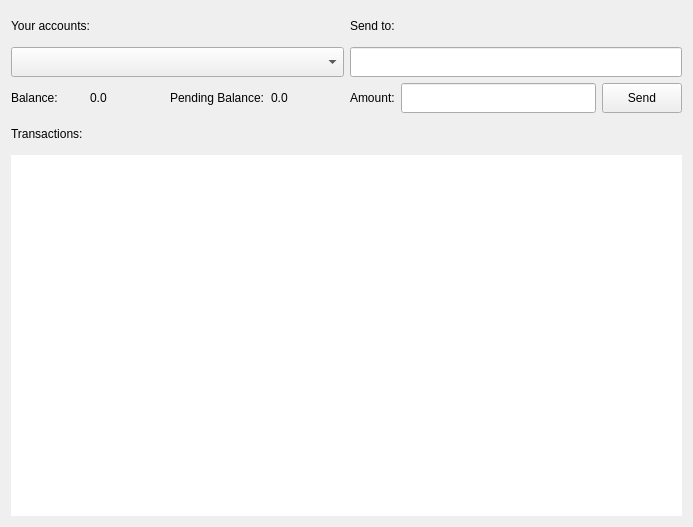
<?xml version="1.0" encoding="UTF-8"?>
<ui version="4.0">
 <class>MainWindow</class>
 <widget class="QWidget" name="MainWindow">
  <property name="geometry">
   <rect>
    <x>0</x>
    <y>0</y>
    <width>693</width>
    <height>527</height>
   </rect>
  </property>
  <property name="windowTitle">
   <string>Form</string>
  </property>
  <layout class="QGridLayout" name="gridLayout">
   <item row="0" column="0">
    <layout class="QHBoxLayout" name="horizontalLayout_3">
     <property name="sizeConstraint">
      <enum>QLayout::SetMaximumSize</enum>
     </property>
     <item>
      <layout class="QVBoxLayout" name="verticalLayout_3">
       <item>
        <widget class="QLabel" name="accountLabel">
         <property name="minimumSize">
          <size>
           <width>0</width>
           <height>30</height>
          </size>
         </property>
         <property name="maximumSize">
          <size>
           <width>16777215</width>
           <height>30</height>
          </size>
         </property>
         <property name="text">
          <string>Your accounts:</string>
         </property>
        </widget>
       </item>
       <item>
        <widget class="QComboBox" name="accountsListComboBox">
         <property name="sizePolicy">
          <sizepolicy hsizetype="Expanding" vsizetype="Fixed">
           <horstretch>0</horstretch>
           <verstretch>0</verstretch>
          </sizepolicy>
         </property>
         <property name="minimumSize">
          <size>
           <width>0</width>
           <height>30</height>
          </size>
         </property>
         <property name="maximumSize">
          <size>
           <width>16777215</width>
           <height>30</height>
          </size>
         </property>
        </widget>
       </item>
       <item>
        <layout class="QHBoxLayout" name="horizontalLayout_4">
         <item>
          <widget class="QLabel" name="balanceLabel">
           <property name="minimumSize">
            <size>
             <width>0</width>
             <height>30</height>
            </size>
           </property>
           <property name="text">
            <string>Balance:</string>
           </property>
          </widget>
         </item>
         <item>
          <widget class="QLabel" name="balanceSumLabel">
           <property name="minimumSize">
            <size>
             <width>0</width>
             <height>30</height>
            </size>
           </property>
           <property name="text">
            <string>0.0</string>
           </property>
          </widget>
         </item>
         <item>
          <widget class="QLabel" name="pendingBalanceLabel">
           <property name="minimumSize">
            <size>
             <width>0</width>
             <height>30</height>
            </size>
           </property>
           <property name="text">
            <string>Pending Balance:</string>
           </property>
          </widget>
         </item>
         <item>
          <widget class="QLabel" name="pendingBalanceSumLabel">
           <property name="minimumSize">
            <size>
             <width>0</width>
             <height>30</height>
            </size>
           </property>
           <property name="text">
            <string>0.0</string>
           </property>
          </widget>
         </item>
        </layout>
       </item>
      </layout>
     </item>
     <item>
      <layout class="QVBoxLayout" name="verticalLayout_2">
       <item>
        <widget class="QLabel" name="sendLabel">
         <property name="minimumSize">
          <size>
           <width>0</width>
           <height>30</height>
          </size>
         </property>
         <property name="maximumSize">
          <size>
           <width>16777215</width>
           <height>30</height>
          </size>
         </property>
         <property name="text">
          <string>Send to:</string>
         </property>
        </widget>
       </item>
       <item>
        <widget class="QLineEdit" name="sendToAddressTextbox">
         <property name="minimumSize">
          <size>
           <width>0</width>
           <height>30</height>
          </size>
         </property>
         <property name="maximumSize">
          <size>
           <width>16777215</width>
           <height>30</height>
          </size>
         </property>
        </widget>
       </item>
       <item>
        <layout class="QHBoxLayout" name="horizontalLayout">
         <item>
          <widget class="QLabel" name="amountLabel">
           <property name="minimumSize">
            <size>
             <width>0</width>
             <height>30</height>
            </size>
           </property>
           <property name="maximumSize">
            <size>
             <width>16777215</width>
             <height>30</height>
            </size>
           </property>
           <property name="text">
            <string>Amount:</string>
           </property>
          </widget>
         </item>
         <item>
          <widget class="QLineEdit" name="amountToSendTextbox">
           <property name="minimumSize">
            <size>
             <width>0</width>
             <height>30</height>
            </size>
           </property>
           <property name="maximumSize">
            <size>
             <width>16777215</width>
             <height>30</height>
            </size>
           </property>
          </widget>
         </item>
         <item>
          <widget class="QPushButton" name="sendButton">
           <property name="sizePolicy">
            <sizepolicy hsizetype="Fixed" vsizetype="Fixed">
             <horstretch>0</horstretch>
             <verstretch>0</verstretch>
            </sizepolicy>
           </property>
           <property name="minimumSize">
            <size>
             <width>0</width>
             <height>30</height>
            </size>
           </property>
           <property name="maximumSize">
            <size>
             <width>16777215</width>
             <height>30</height>
            </size>
           </property>
           <property name="text">
            <string>Send</string>
           </property>
          </widget>
         </item>
        </layout>
       </item>
      </layout>
     </item>
    </layout>
   </item>
   <item row="1" column="0">
    <widget class="QLabel" name="transactionsLabel">
     <property name="minimumSize">
      <size>
       <width>0</width>
       <height>30</height>
      </size>
     </property>
     <property name="text">
      <string>Transactions:</string>
     </property>
    </widget>
   </item>
   <item row="2" column="0">
    <widget class="QListView" name="transactionsListView">
     <property name="frameShape">
      <enum>QFrame::NoFrame</enum>
     </property>
     <property name="frameShadow">
      <enum>QFrame::Plain</enum>
     </property>
    </widget>
   </item>
  </layout>
 </widget>
 <resources/>
 <connections/>
</ui>
